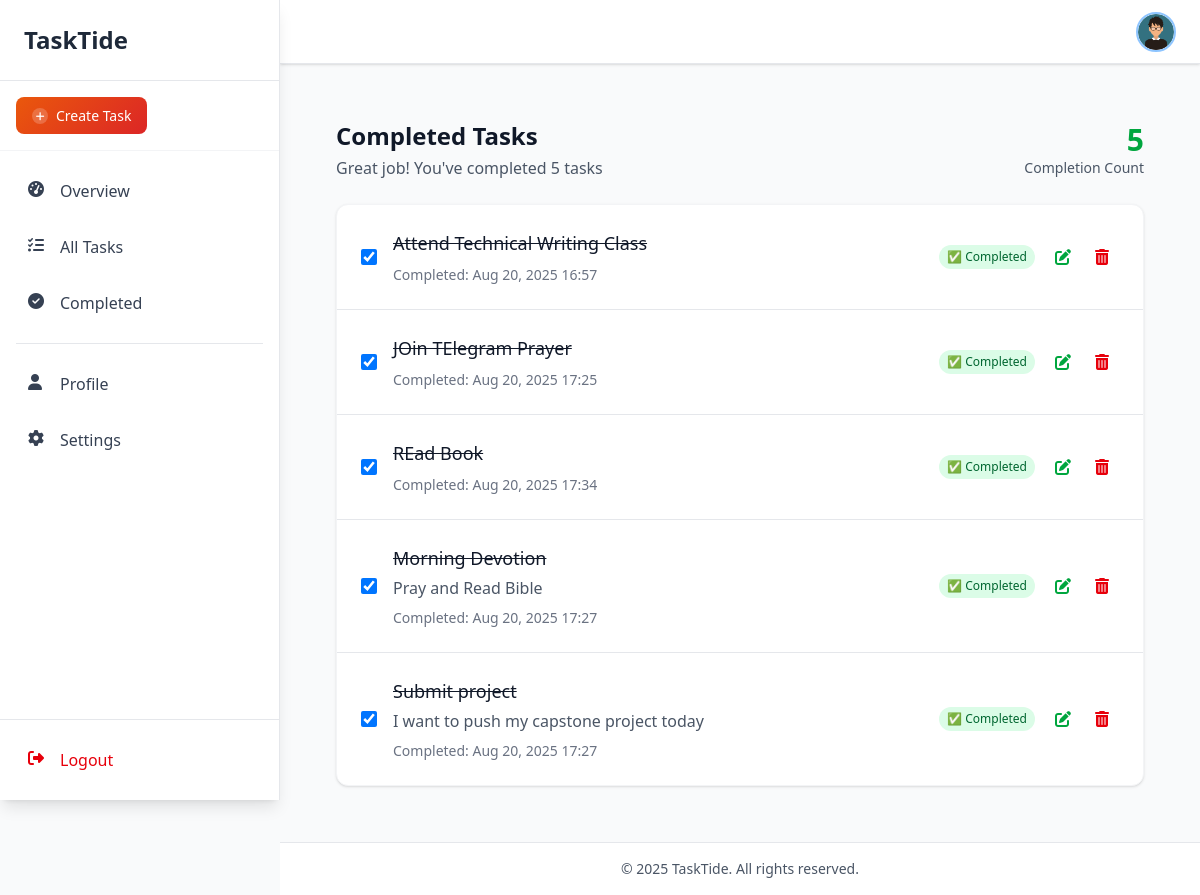
Before: /dashboard/completed/ (signed in) with the older database file.
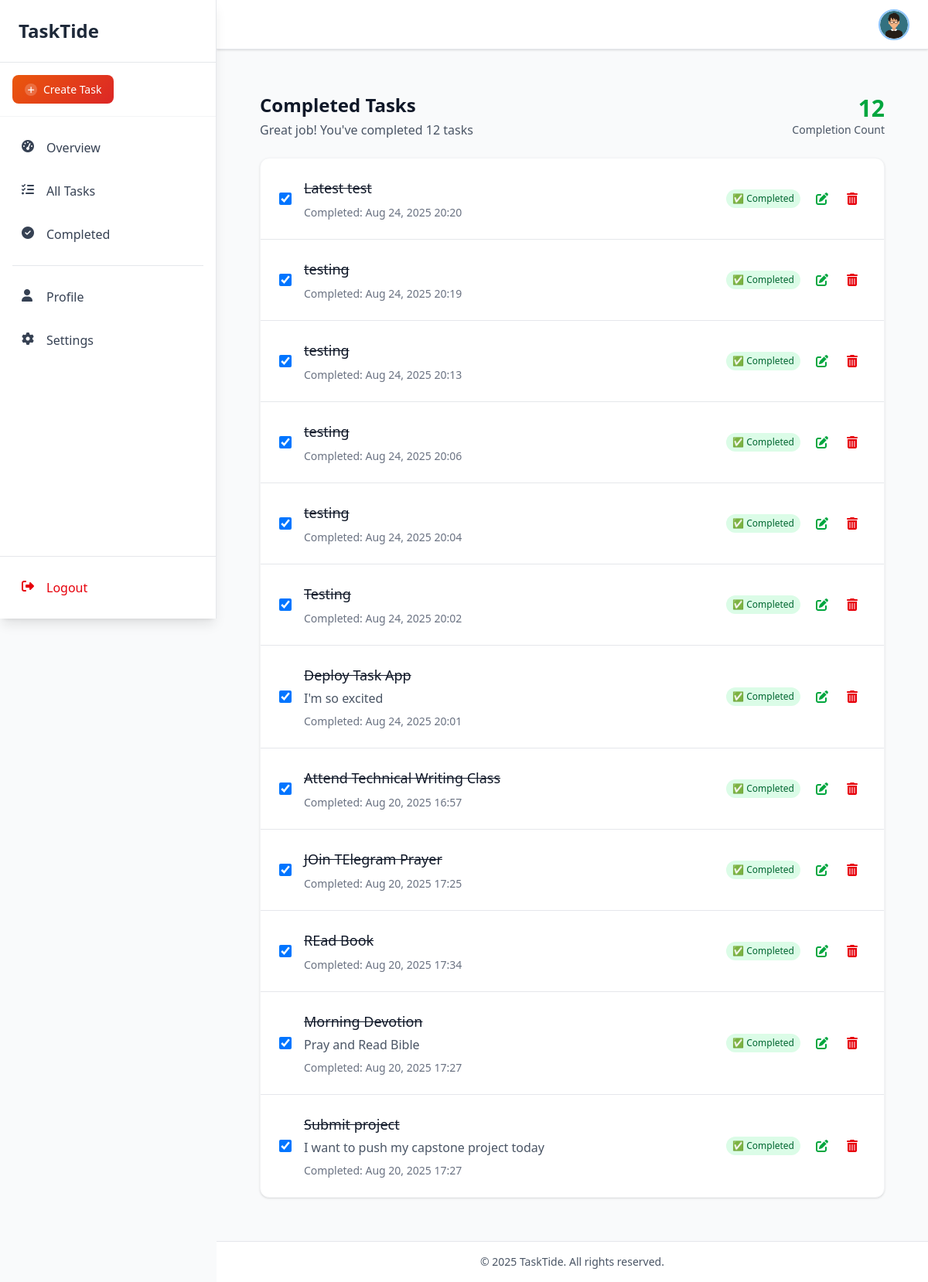
After: the same page with the newer database file.
### tasks/models.py (models this page shows, shortened)
class Task(models.Model):
    PRIORITY_CHOICES = [
        ("low", "Low"),
        ("medium", "Medium"),
        ("high", "High"),
        ("urgent", "Urgent"),
    ]
    user = models.ForeignKey(User, on_delete=models.CASCADE, related_name="tasks")
    title = models.CharField(max_length=300)
    description = models.TextField(blank=True, null=True)
    completed = models.BooleanField(default=False)
    priority = models.CharField(
        max_length=10,
        choices=PRIORITY_CHOICES,
        default="medium"
    )
    due_date = models.DateTimeField(blank=True, null=True)
    created_at = models.DateTimeField(auto_now_add=True)
    updated_at = models.DateTimeField(auto_now=True)

### tasks/views.py (the view)
# urls.py: path('dashboard/completed/', CompleteTaskListView.as_view(), name='completed_tasks'),
class CompleteTaskListView(LoginRequiredMixin, ListView):
    model = Task
    template_name = 'core/dashboard/completed_task.html'
    context_object_name = 'tasks'
    def get_queryset(self):
        return Task.objects.filter(user=self.request.user, completed=True).order_by('-created_at')

### core/templates/core/dashboard/completed_task.html
{% extends "core/dashboard_layout.html" %}
{% load static %}
{% block content %}
<div id="completed-tasks-page"
  class="mx-auto px-4 sm:px-6 lg:px-8 py-8 page-content">
  <div class="fade-in">
    <div class="flex justify-between items-center mb-6">
      <div>
        <h2 class="text-2xl font-bold text-gray-900">Completed Tasks</h2>
        <p class="text-gray-600 mt-1">
          Great job! You've completed {{ tasks.count }} tasks
        </p>
      </div>
      <div class="text-right">
        <div class="text-3xl font-bold text-green-600">
          {{ tasks.count }}
        </div>
        <div class="text-sm text-gray-600">Completion Count</div>
      </div>
    </div>
    <div class="bg-white rounded-xl shadow-sm border border-gray-100 overflow-hidden">
      <div class="divide-y divide-gray-200">
        {% for task in tasks %}
        <div
        class="task-card p-6 hover:bg-gray-50 transition-all duration-200">
          <div class="flex items-center justify-between">
            <a
        href="{% url 'single_task' task.id %}"
            class="flex items-center space-x-4">
              <input type="checkbox" checked
                class="h-4 w-4 text-green-600 focus:ring-green-500 border-gray-300 rounded" />
              <div class="flex-1">
                <h3 class="text-lg font-medium text-gray-900 line-through">
                  {{ task.title }}
                </h3>
                {% if task.description %}
                <p class="text-gray-600 mt-1">{{ task.description }}</p>
                {% endif %}
                <div class="flex items-center space-x-4 mt-2 text-sm text-gray-500">
                  <span>Completed: {{ task.updated_at|date:"M d, Y H:i" }}</span>
                </div>
              </div>
            </a>
            <div class="flex items-center space-x-3">
              <span class="bg-green-100 text-green-800 px-2 py-1 rounded-full text-xs font-medium">
                ✅ Completed
              </span>
              <div class="flex items-center space-x-2">
                <a href="{% url 'update_task' task.pk %}"
                  class="text-green-600 hover:text-green-700 p-2 rounded-lg hover:bg-green-50 transition-colors">
                  <i class="fas fa-edit w-4 h-4"></i>
                </a>
                <a href="{% url 'delete_task' task.pk %}"
                  class="text-red-600 hover:text-red-700 p-2 rounded-lg hover:bg-red-50 transition-colors">
                  <i class="fas fa-trash-alt w-4 h-4"></i>
                </a>
              </div>
            </div>
          </div>
        </div>
        {% empty %}
        <p class="p-6 text-gray-500">No completed tasks yet 🎉</p>
        {% endfor %}
      </div>
    </div>
  </div>
</div>
{% endblock %}

Changed rows visible on the page:
added Task: title "Latest test", updated_at "Aug 24, 2025 20:20"
added Task: title "testing", updated_at "Aug 24, 2025 20:19"
added Task: title "testing", updated_at "Aug 24, 2025 20:13"
added Task: title "testing", updated_at "Aug 24, 2025 20:06"
added Task: title "testing", updated_at "Aug 24, 2025 20:04"
added Task: title "Testing", updated_at "Aug 24, 2025 20:02"
added Task: title "Deploy Task App", description "I'm so excited", updated_at "Aug 24, 2025 20:01"
Other visible differences:
{{ tasks.count }}: "5" → "12"
